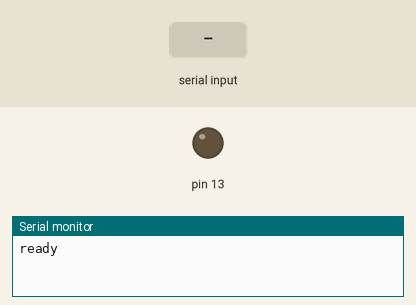
This sketch was run on a simulated Arduino Uno, built with avr-gcc and run on an emulated ATmega328P. Shown: output pins drawn as LEDs (lit = HIGH), the last lines printed to the serial monitor. The test bench sets the inputs (shaded band).

Above: at 1.2 s.
1.3 s: "1" received over the second serial link
At 1.6 s:
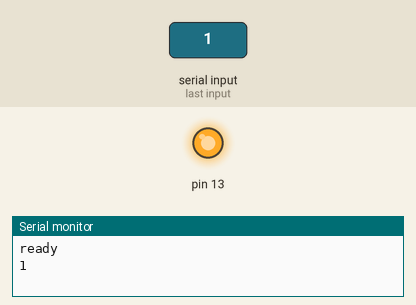
2.8 s: "2" received over the second serial link
At 3.9 s:
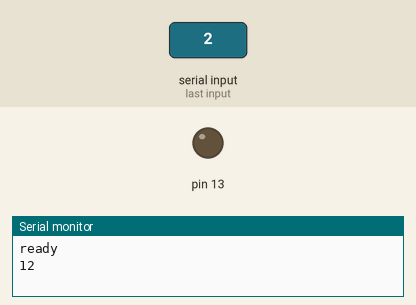
Timing chart, 0 to 5.8 s (numbered marks = the images above; inputs shaded):
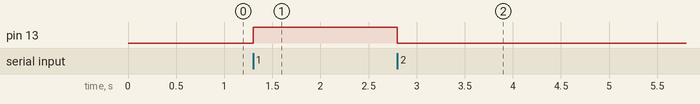

Measured:
- after the input at 1.3 s, pin 13: LOW → HIGH at once
- after the input at 2.8 s, pin 13: HIGH → LOW at once

The sketch:

test_bluethoot.ino
```cpp
#include <SoftwareSerial.h>
SoftwareSerial Bluetooth(10, 11);

char c=0;
void setup()
{
  Serial.begin(9600);
  Serial.println("ready");
  Bluetooth.begin(38400);
  pinMode(13, OUTPUT);
}

void loop()
{
  if(Bluetooth.available())
  {

    c=Bluetooth.read();
    Serial.write(c);
    if(c == '1'){
      digitalWrite(13, HIGH);
    }
        if(c == '2'){
      digitalWrite(13, LOW);
    }

  }

  }
```
